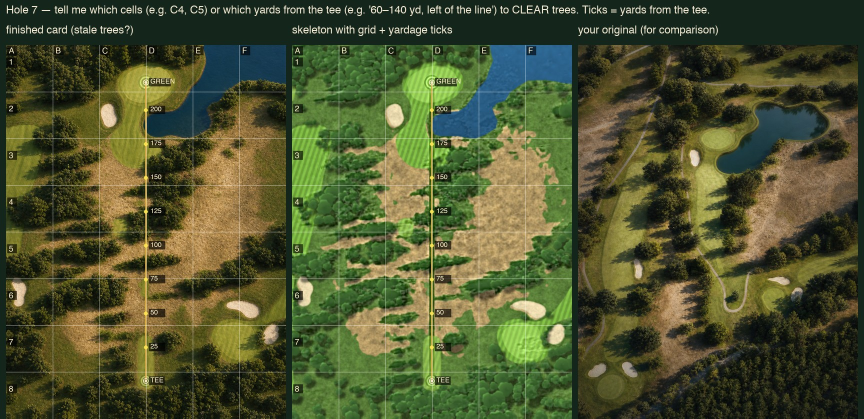
#> input picture scripts/imagery/foundry/evidence/hole-07-markup-guide.jpg, 1728 x 837 px, given in place of hole-05.webp, which was not available (shown at 1/2 size)
$ python make_style_sheet.py --hole 5 --dir evidence --ref evidence/hole-07-markup-guide.jpg --out out.png
#> lines starting #> are read from the running program, lines starting #| are printed output that depends on the picture; pictures that were not available may be replaced by others from this repository, and a replacement may not be noted
"""Contact sheet for a styled-card sweep: aerial, style reference, then every candidate with its
settings and drift verdict, sorted best-drift first. Usage:
  python make_style_sheet.py --hole 7 --dir out/hole7 --ref refs/hole-07-original.png --out sheets/hole-07.jpg [--top 8]
"""
from __future__ import annotations

import argparse
import json
from pathlib import Path

from PIL import Image, ImageDraw, ImageFont

FONT = "/System/Library/Fonts/Helvetica.ttc"


def main() -> None:
    ap = argparse.ArgumentParser()
    ap.add_argument("--hole", type=int, required=True)
    ap.add_argument("--dir", type=Path, required=True)
    ap.add_argument("--ref", type=Path, nargs="+", required=True)
    ap.add_argument("--aerial", type=Path)
    ap.add_argument("--out", type=Path, required=True)
    ap.add_argument("--top", type=int, default=8)
    ap.add_argument("--cols", type=int, default=5)
    ap.add_argument("--width", type=int, default=360)
    ap.add_argument("--title", default="")
    ap.add_argument("--filter", default="", help="substring the filename must contain")
    args = ap.parse_args()

    repo = Path.home() / "rex/peach-tree-golf-tracker"
    aerial = args.aerial or repo / f"public/course/peach-tree/hole-{args.hole:02d}.webp"
    cards = []
    for js in sorted(args.dir.glob(f"hole-{args.hole:02d}-styled-*.json")):
        if args.filter and args.filter not in js.name:
            continue
        meta = json.loads(js.read_text())
        png = js.with_suffix(".png")
        if not png.exists():
            continue
        d = meta.get("drift", {})
        c = meta.get("driftClassed")
        s = meta.get("driftVsSkeleton")
        cards.append((s["landMaxYards"] if s else (c["landMaxYards"] if c else d.get("maxYards", 999.0)), png, meta))
    cards.sort(key=lambda c: c[0])
    cards = cards[: args.top]

    W = args.width
    H = int(W * 4 / 3)
    lab = 58
    pad = 12
    f_big = ImageFont.truetype(FONT, 18)
    f = ImageFont.truetype(FONT, 14)
    f_small = ImageFont.truetype(FONT, 12)

    tiles = [("aerial (truth)", "", Image.open(aerial).convert("RGB"), None)]
    for r in args.ref:
        tiles.append((f"style ref: {r.stem}", "", Image.open(r).convert("RGB"), None))
    for mx, png, meta in cards:
        d = meta.get("drift", {})
        t1 = f"{meta['ipMode']} ip{meta['ipScale']:.2f} s{meta['strength']:.2f} c{meta['controlnetConditioningScale']:.2f} {meta['promptFamily']} {meta.get('adapter', meta.get('ipAdapter','').split('/')[-1].replace('ip-adapter','').replace('.safetensors',''))}"
        c = meta.get("driftClassed")
        if c:
            verdict = "PASS" if c["pass"] else "FAIL"
            s = meta.get("driftVsSkeleton")
            if s:
                ok = s["landMaxYards"] <= 5.0
                t2 = (f"vs skeleton {s['landMaxYards']:.2f} max · {s['landMedianYards']:.2f} med yd · {'PASS' if ok else 'FAIL'}"
                      f" | vs aerial {c['landMaxYards']:.1f}/{c['landMedianYards']:.2f} · water≤{c['waterMaxYards']:.0f}")
                tiles.append((t1, t2, Image.open(png).convert("RGB"), ok))
            else:
                t2 = (f"LAND max {c['landMaxYards']:.2f} · med {c['landMedianYards']:.2f} yd · {verdict}"
                      f" · water {c['tilesWater']}t ≤{c['waterMaxYards']:.1f} · {meta.get('secondsTaken', 0):.0f}s")
                tiles.append((t1, t2, Image.open(png).convert("RGB"), c["pass"]))
        else:
            verdict = ("PASS" if d.get("pass") else "FAIL") if d else "unmeasured"
            t2 = f"drift max {d.get('maxYards', float('nan')):.2f} yd · median {d.get('medianYards', float('nan')):.2f} yd · {verdict} · {meta.get('secondsTaken', 0):.0f}s"
            tiles.append((t1, t2, Image.open(png).convert("RGB"), d.get("pass")))

    cols = args.cols
    rows = (len(tiles) + cols - 1) // cols
#> rows = 1
    sheet = Image.new("RGB", (pad + cols * (W + pad), 44 + rows * (H + lab + pad)), "#14261c")
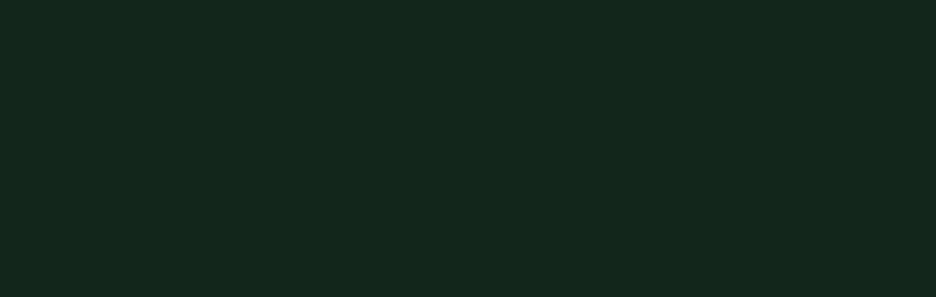
#> sheet: PIL image 1872x594 RGB (shown at 1/2 size); mean R, G, B 20, 38, 28
    dr = ImageDraw.Draw(sheet)
    title = args.title or f"Hole {args.hole} — style-referenced repaint under ControlNet tile (foundry, MPS). Sorted by drift."
    dr.text((pad, 12), title, fill="#f3e9d2", font=f_big)
    for i, (t1, t2, im, ok) in enumerate(tiles):
        r, c = divmod(i, cols)
        x = pad + c * (W + pad)
        y = 44 + r * (H + lab + pad)
        im = im.resize((W, H), Image.LANCZOS)
        sheet.paste(im, (x, y + lab))
        colour = "#f3e9d2" if ok is None else ("#9fe29f" if ok else "#ff9d9d")
        dr.text((x, y + 4), t1[:60], fill="#f3e9d2", font=f)
        if t2:
            dr.text((x, y + 24), t2, fill=colour, font=f_small)
#> this loop made 2 passes
#> (t1, t2, ok, r, c, x, y, colour) on passes 1 to 2: ('aerial (truth)', '', None, 0, 0, 12, 44, '#f3e9d2'), ('style ref: hole-07-markup-guide', '', None, 0, 1, 384, 44, '#f3e9d2')
#> pass 1, in main, `im = im.resize((W, H), Image.LANCZOS)`:
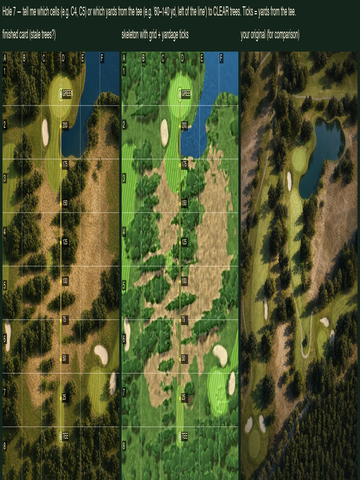
#> im: PIL image 360x480 RGB; mean R, G, B 78.1, 84.6, 47.6
#> after the loop:
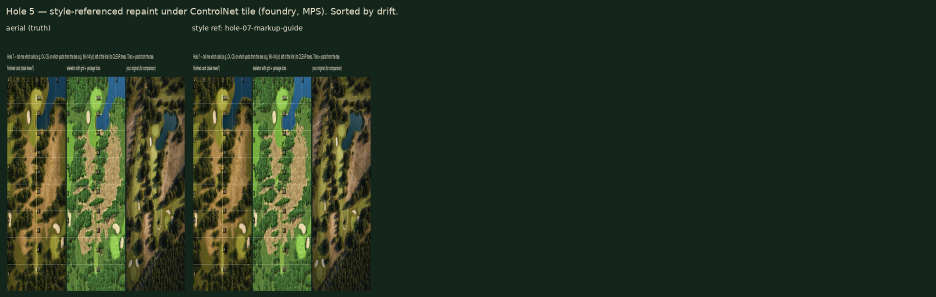
#> sheet: PIL image 1872x594 RGB (shown at 1/2 size); mean R, G, B 38.8, 53.2, 34.7
    args.out.parent.mkdir(parents=True, exist_ok=True)
    sheet.save(args.out, quality=88)
    print(f"saved {args.out} ({sheet.size[0]}x{sheet.size[1]}), {len(cards)} cards")
#| saved out.png (1872x594), 0 cards


if __name__ == "__main__":
    main()

$ run again, on scripts/imagery/foundry/evidence/hole-07-new.jpg
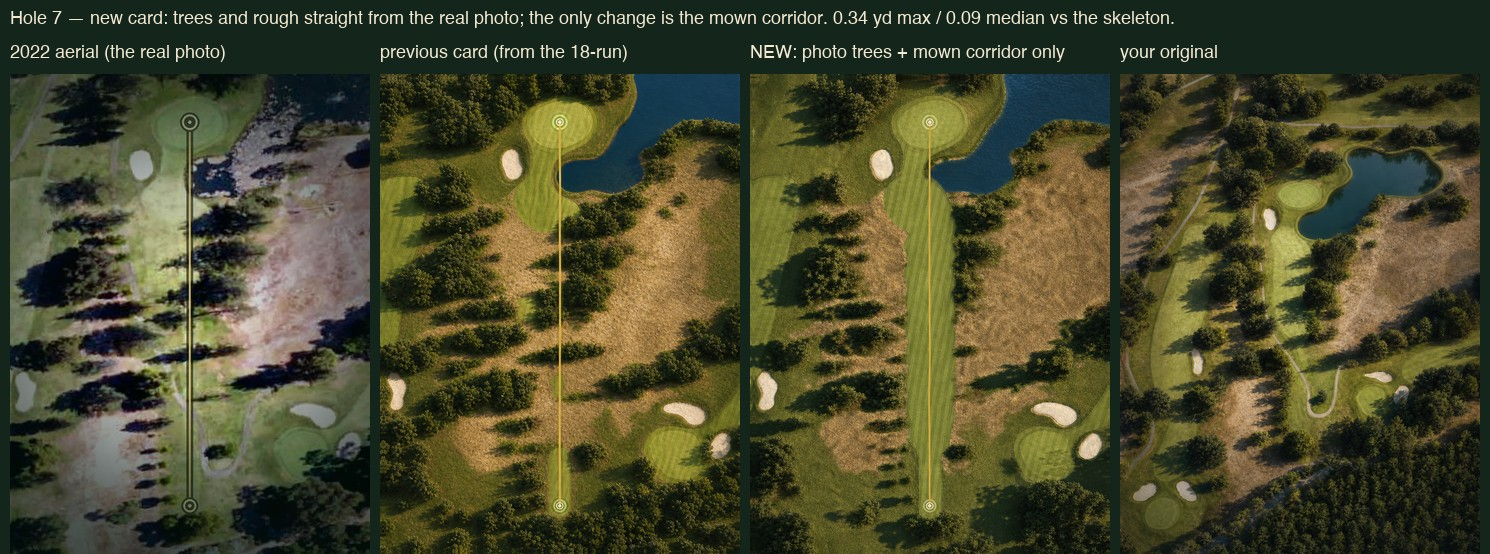
#> input picture scripts/imagery/foundry/evidence/hole-07-new.jpg, 1490 x 554 px, given in place of hole-05.webp, which was not available
#> rows = 1
#> the loop in main, `for i, (t1, t2, im, ok) in enumerate(tiles):` made 2 passes
#> (t1, t2, ok, r, c, x, y, colour) on passes 1 to 2: ('aerial (truth)', '', None, 0, 0, 12, 44, '#f3e9d2'), ('style ref: hole-07-new', '', None, 0, 1, 384, 44, '#f3e9d2')
#> pass 1, in main, `im = im.resize((W, H), Image.LANCZOS)`:
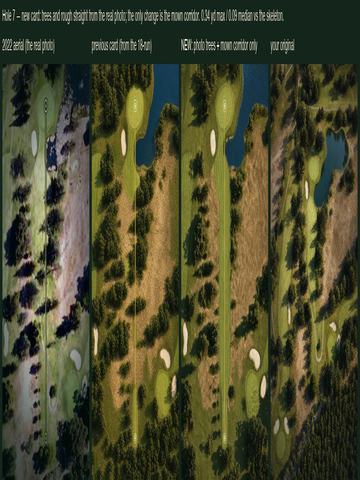
#> im: PIL image 360x480 RGB; mean R, G, B 73.2, 73.4, 45.5
#> after the loop in main, `for i, (t1, t2, im, ok) in enumerate(tiles):`:
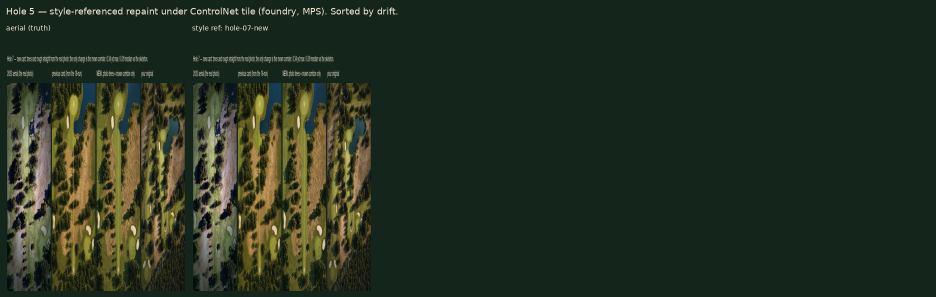
#> sheet: PIL image 1872x594 RGB (shown at 1/2 size); mean R, G, B 37.3, 49.6, 34
#| saved out.png (1872x594), 0 cards

$ run again, on scripts/imagery/foundry/evidence/skeleton-v6.jpg
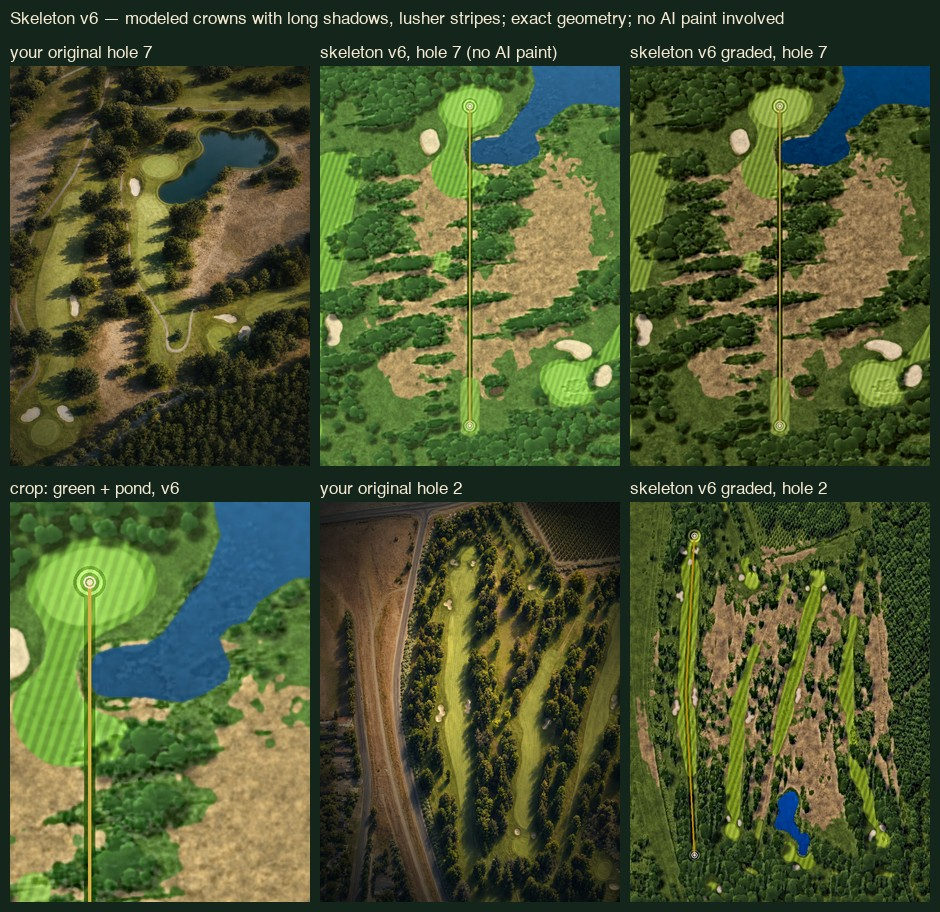
#> input picture scripts/imagery/foundry/evidence/skeleton-v6.jpg, 940 x 912 px, given in place of hole-05.webp, which was not available
#> rows = 1
#> the loop in main, `for i, (t1, t2, im, ok) in enumerate(tiles):` made 2 passes
#> (t1, t2, ok, r, c, x, y, colour) on passes 1 to 2: ('aerial (truth)', '', None, 0, 0, 12, 44, '#f3e9d2'), ('style ref: skeleton-v6', '', None, 0, 1, 384, 44, '#f3e9d2')
#> pass 1, in main, `im = im.resize((W, H), Image.LANCZOS)`:
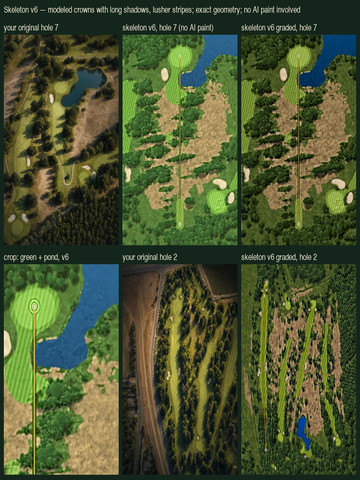
#> im: PIL image 360x480 RGB; mean R, G, B 74.4, 85.1, 49
#> after the loop in main, `for i, (t1, t2, im, ok) in enumerate(tiles):`:
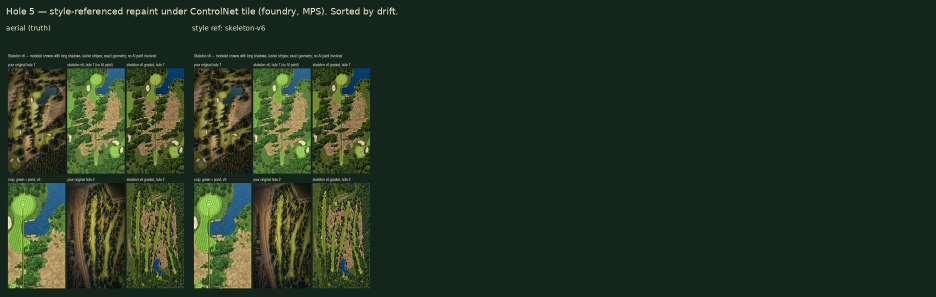
#> sheet: PIL image 1872x594 RGB (shown at 1/2 size); mean R, G, B 37.6, 53.3, 35.1
#| saved out.png (1872x594), 0 cards
